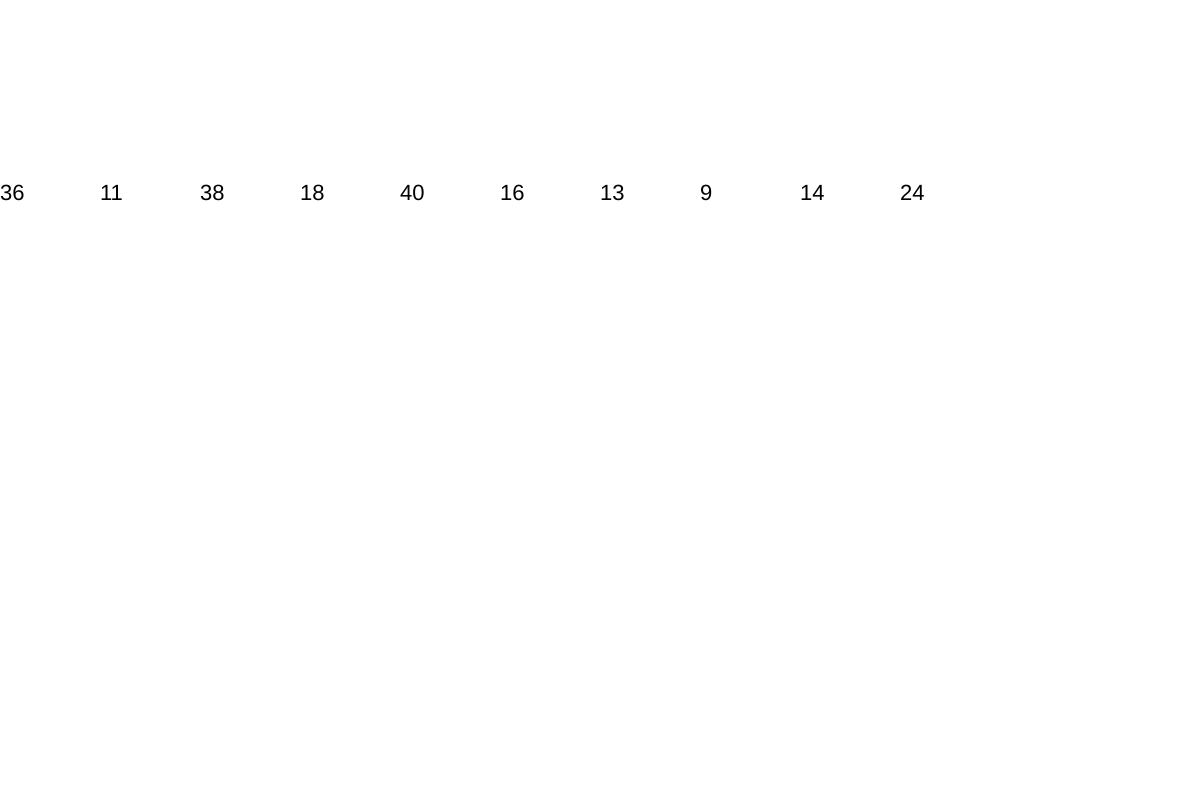
Frame 1 (no input)
Frame 60 (no input): identical to frame 1, image omitted
Frame 120 (the mouse pressed at the canvas centre since frame 60): identical to frame 1, image omitted

The p5.js sketch that drew this single still picture (run headless with seeded random() and noise() and a simulated clock; from frame 60 on, the mouse is pressed at the canvas centre):

// p5.js sketch
// ── sketch.js
var rand = [];

var num;

function setup(){
canvas = createCanvas (1200,800)

for (var i=0;i<10;i++){

rand [i] = Math.round (random(1,50));

}


}

function draw(){
    background (255)

    for (var i=0;i<10;i++){
        textSize (22);
    text (rand[i],i*100,200);
    console.log (text)
    }

    textSize (24);
    fill (0)
    text (num, 600,400);

    
}

function keyPressed(){
    if (keyCode){
        num = Math.round (random(1,50));
        console.log (num)
        for (var i=0;i<10;i++){
            console.log (i)
        if (num === rand[i]){
            console.log (rand[i])
            rand[i]  = "x";

        }
    }
    }
}
